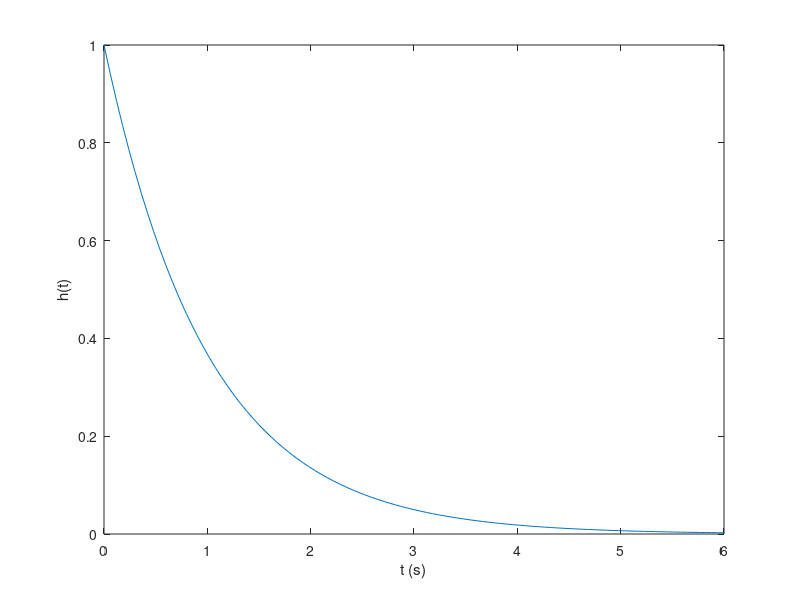
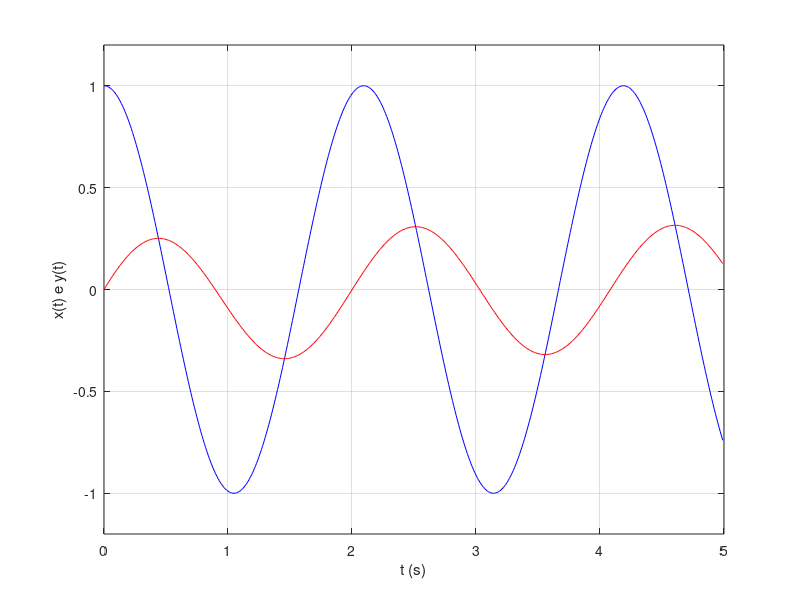
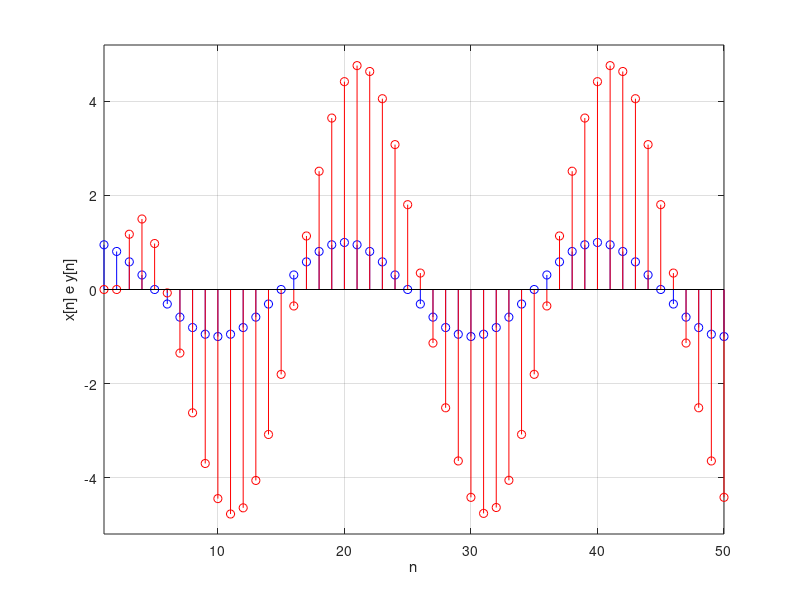

The MATLAB script that drew these images, in order:
% Simulacoes relativas aa resposta em frequencia de sistemas em tempo
% continue e discreto.
% Video relacionado: https://youtu.be/TjfVxaIC6sY

% LAA 17/10/2017

clear
close all

%% o caso em tempo continuo

% o sistema com resposta ao impulso h(t)=exp(-t)u(t) serah definido como
num=1;
den=[1 1];
sys=tf(num,den);
[h,t]=impulse(sys);

% verificacao
figure(1)
set(gca,'FontSize',18)
plot(t,h)
ylabel('h(t)')
xlabel('t (s)')

%%
% entrada senoidal
t=0:0.01:20;
w0=3;
x=cos(w0*t);

% simulacao para entrada senoidal
y=lsim(sys,x,t);

% grafico dos primeiros instantes (regime transitorio)
figure(2)
set(gca,'FontSize',18)
plot(t(1:500),x(1:500),'b',t(1:500),y(1:500),'r')
grid
ylabel('x(t) e y(t)')
xlabel('t (s)')
axis([0 5 -1.2 1.2])

%% o caso em tempo discreto

% entrada senoidal
k=1:1000;
w0=pi/10;
x=cos(w0*k);

% simulacao do sistema para entrada senoidal
% condicoes iniciais nulas
y(1)=0;
y(2)=0;
for n=3:length(k)
  y(n)=(3/4)*y(n-1)-(1/8)*y(n-2)+2*x(n);
end;

% grafico dos primeiros instantes (regime transitorio)
figure(3)
set(gca,'FontSize',18)
stem(k(1:50),x(1:50),'b');
hold on
stem(k(1:50),y(1:50),'r')
hold off
grid
ylabel('x[n] e y[n]')
xlabel('n')
axis([1 50 -5.2 5.2])

